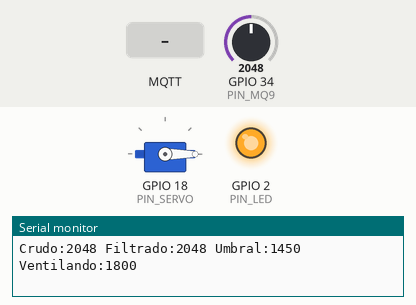
The sketch below on a simulated ESP32. On the bench: servo, output pins drawn as LEDs (lit = HIGH), the last lines printed to the serial monitor. The inputs (shaded band) are chosen by the test bench; at power-on: GPIO 34 (PIN_MQ9) = 2048. WiFi joins after 1.5 s; servers stay silent unless stated; no MQTT or app messages arrive unless stated; servo pulses on a pin are drawn as a servo (544–2400 µs = 0–180°).

Above: at 3.9 s.
4.0 s: GPIO 34 (PIN_MQ9) set to 3941
At 4.77 s:
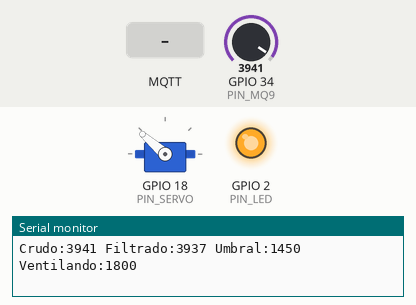
7.0 s: GPIO 34 (PIN_MQ9) set to 4072
At 7.2 s:
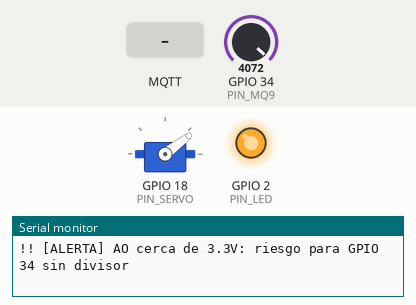
10.0 s: MQTT message "sensor" arrives on the first subscribed topic
At 10.16 s:
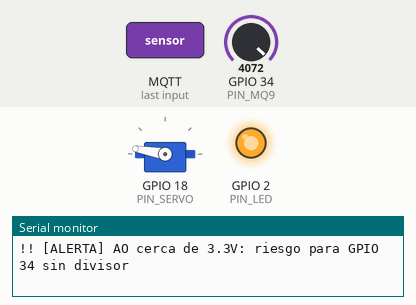
13.0 s: MQTT message "ON" arrives on the first subscribed topic
16.0 s: MQTT message "OFF" arrives on the first subscribed topic
Timing chart, 0 to 20.0 s (numbered marks = the images above; inputs shaded):
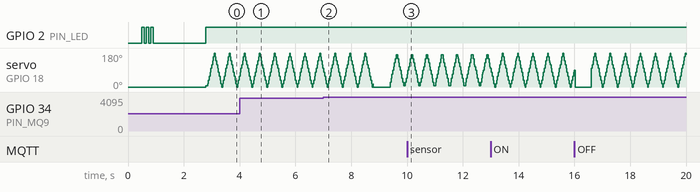

Measured:
- the behaviour switches between 3999 and 4000 on GPIO 34 (PIN_MQ9) (found by bisection; images 1 and 2)
- by itself, servo on GPIO 18 (PIN_SERVO): repeats every 0.54 s: 98° 0.03 s, 119° 0.03 s, 139° 0.03 s, 160° 0.03 s, 180° 0.03 s, 160° 0.03 s, 139° 0.03 s, 119° 0.03 s, 98° 0.03 s, 78° 0.03 s, 57° 0.03 s, 37° 0.03 s, 16° 0.03 s, 0° 0.03 s, 16° 0.03 s, 37° 0.03 s, 57° 0.03 s, 78° 0.03 s

The sketch:

esp32-auto-ventilacion.ino
```cpp
// ========================================================
// PROTOTIPO AUTO-VENTILACIÓN: ESP32 + MQ-9 + SERVO + LED
// v2: control remoto vía Blynk IoT (TLS) y MQTT (Mosquitto)
//
// - El control local (sensor -> servo/LED) funciona SIEMPRE,
//   aunque no haya Wi-Fi, Blynk ni broker (disponibilidad).
// - Credenciales fuera del código: secrets.h (no versionado).
// - Comandos remotos validados (longitud, formato y rango).
// - El Monitor Serie nunca imprime contraseñas ni tokens.
// ========================================================

#if !__has_include("secrets.h")
#error "Falta secrets.h: copia secrets.example.h a secrets.h y completa tus credenciales."
#endif
#include "secrets.h"   // Debe ir antes de Blynk (define BLYNK_TEMPLATE_ID, etc.)
#include "config.h"

#include <WiFi.h>

#if ENABLE_BLYNK
  #define BLYNK_PRINT Serial                 // Estado de conexión (no imprime el token)
  #define BLYNK_FIRMWARE_VERSION FW_VERSION
  #include <BlynkSimpleEsp32_SSL.h>         // Blynk sobre TLS (443), no TCP plano (80)
#endif

#if ENABLE_MQTT
  #include <PubSubClient.h>
  #if MQTT_USE_TLS
    #include <WiFiClientSecure.h>
    WiFiClientSecure mqttNet;
  #else
    WiFiClient mqttNet;
  #endif
  PubSubClient mqtt(mqttNet);
#endif

// --- Estado del sistema ---
int  umbral = UMBRAL_DEFECTO;
bool modoManual = false;          // true = forzado desde Blynk (V0) o MQTT ("ON")
bool ventilando = false;
bool verificando = false;         // Servo detenido midiendo si el aire ya está limpio
bool estadoCambio = false;        // Forzar envío inmediato de telemetría
unsigned long tiempoInicioVentilacion = 0;
unsigned long tiempoActivacion = 0;
unsigned long tiempoInicioPausa = 0;

int lecturaInstantanea = 0;
long lecturaFiltrada = 1450;      // Filtro pasa-bajas

int servoPos = 0;
int servoDir = 10;
unsigned long prevServoTime = 0;

// ========================================================
// Actuadores
// ========================================================
void moverServo(int angulo) {
  int duty = map(angulo, 0, 180, DUTY_MIN, DUTY_MAX);
#if ESP_ARDUINO_VERSION >= ESP_ARDUINO_VERSION_VAL(3, 0, 0)
  ledcWrite(PIN_SERVO, duty);
#else
  ledcWrite(SERVO_CHANNEL, duty);
#endif
}

void activarVentilacion(const char* origen) {
  if (!ventilando) {
    Serial.printf("--> [ON] Ventilador activado (%s)\n", origen);
    estadoCambio = true;
#if ENABLE_BLYNK
    if (strcmp(origen, "sensor") == 0 && Blynk.connected()) {
      Blynk.logEvent(BLYNK_EVENTO_ALERTA, "Aire viciado detectado: ventilando");
    }
#endif
    tiempoActivacion = millis();
  }
  ventilando = true;
  verificando = false;
  tiempoInicioVentilacion = millis();
  digitalWrite(PIN_LED, HIGH);
}

void desactivarVentilacion(const char* motivo) {
  if (ventilando) {
    Serial.printf("--> [OK] Ventilador OFF (%s)\n", motivo);
    estadoCambio = true;
  }
  ventilando = false;
  verificando = false;
  digitalWrite(PIN_LED, LOW);
  moverServo(0);
  servoPos = 0;
  servoDir = 10;
}

// ========================================================
// Comandos remotos (comunes a Blynk y MQTT)
// ========================================================
void setModoManual(bool on, const char* origen) {
  if (on == modoManual) return;
  modoManual = on;
  Serial.printf("[CMD] Modo %s (%s)\n", on ? "MANUAL ON" : "AUTO", origen);
  if (on) {
    activarVentilacion(origen);
  } else {
    // Vuelve a automático: deja que el sensor decida sin esperar el tiempo mínimo.
    tiempoInicioVentilacion = millis() - TIEMPO_MINIMO_VENTILANDO;
  }
  estadoCambio = true;
}

bool setUmbral(long valor, const char* origen) {
  if (valor < UMBRAL_MIN || valor > UMBRAL_MAX) {
    Serial.printf("[CMD] Umbral rechazado (%s): fuera de rango %d-%d\n", origen, UMBRAL_MIN, UMBRAL_MAX);
    return false;
  }
  if (valor != umbral) {
    umbral = (int)valor;
    Serial.printf("[CMD] Umbral = %d (%s)\n", umbral, origen);
    estadoCambio = true;
  }
  return true;
}

// Convierte texto a entero estricto (solo dígitos). Evita que "12abc" pase como 12.
bool parseEntero(const char* s, long& out) {
  if (*s == '\0') return false;
  long v = 0;
  for (const char* p = s; *p; p++) {
    if (*p < '0' || *p > '9') return false;
    v = v * 10 + (*p - '0');
    if (v > 100000) return false;
  }
  out = v;
  return true;
}

// ========================================================
// Wi-Fi
// ========================================================
void iniciarWiFi() {
  WiFi.mode(WIFI_STA);
  WiFi.setHostname("esp32-ventilacion");
  WiFi.setAutoReconnect(true);
  WiFi.begin(WIFI_SSID, WIFI_PASSWORD);   // SSID/clave no se imprimen

  Serial.print("Conectando a Wi-Fi");
  unsigned long t0 = millis();
  while (WiFi.status() != WL_CONNECTED && millis() - t0 < WIFI_TIMEOUT_INICIAL) {
    delay(500);
    Serial.print(".");
  }
  Serial.println();
  if (WiFi.status() == WL_CONNECTED) {
    Serial.print("Wi-Fi OK. IP ESP32: ");
    Serial.print(WiFi.localIP());
    Serial.printf("  RSSI: %d dBm\n", WiFi.RSSI());
  } else {
    Serial.println("Wi-Fi no disponible: modo local (se reintenta en segundo plano)");
  }
}

void mantenerWiFi() {
  static unsigned long ultimoIntento = 0;
  static bool estabaConectado = true;
  bool conectado = WiFi.status() == WL_CONNECTED;
  if (conectado && !estabaConectado) {
    Serial.print("Wi-Fi reconectado. IP: ");
    Serial.println(WiFi.localIP());
  }
  estabaConectado = conectado;
  if (!conectado && millis() - ultimoIntento >= WIFI_REINTENTO_MS) {
    ultimoIntento = millis();
    Serial.println("Wi-Fi caído: reintentando...");
    WiFi.reconnect();
  }
}

// ========================================================
// MQTT (Mosquitto)
// ========================================================
#if ENABLE_MQTT
void publicarTelemetriaMQTT() {
  if (!mqtt.connected()) return;
  char json[200];
  snprintf(json, sizeof(json),
           "{\"fw\":\"%s\",\"gas\":%ld,\"crudo\":%d,\"umbral\":%d,\"ventilando\":%d,"
           "\"modo\":\"%s\",\"rssi\":%d,\"uptime_s\":%lu}",
           FW_VERSION, lecturaFiltrada, lecturaInstantanea, umbral, ventilando ? 1 : 0,
           modoManual ? "manual" : "auto", WiFi.RSSI(), millis() / 1000);
  mqtt.publish(TOPIC_DATOS, json);
}

void callbackMQTT(char* topic, byte* payload, unsigned int length) {
  Serial.print("[MQTT] Tema recibido: ");
  Serial.println(topic);

  // 1) Validación de longitud
  if (length == 0 || length > MQTT_MAX_PAYLOAD) {
    Serial.printf("[MQTT] Rechazado: largo %u (max %u)\n", length, MQTT_MAX_PAYLOAD);
    return;
  }
  // 2) Solo ASCII imprimible; se normaliza a mayúsculas y sin espacios en los extremos
  char msg[MQTT_MAX_PAYLOAD + 1];
  for (unsigned int i = 0; i < length; i++) {
    char c = (char)payload[i];
    if (c < 32 || c > 126) {
      Serial.println("[MQTT] Rechazado: caracteres no permitidos");
      return;
    }
    msg[i] = toupper(c);
  }
  msg[length] = '\0';
  char* cmd = msg;
  while (*cmd == ' ') cmd++;
  for (int i = strlen(cmd) - 1; i >= 0 && cmd[i] == ' '; i--) cmd[i] = '\0';

  Serial.print("[MQTT] Mensaje: ");
  Serial.println(cmd);

  // 3) Lista blanca de comandos
  long valor;
  if (strcmp(cmd, "ON") == 0) {
    setModoManual(true, "mqtt");
  } else if (strcmp(cmd, "OFF") == 0 || strcmp(cmd, "AUTO") == 0) {
    setModoManual(false, "mqtt");
  } else if (strncmp(cmd, "UMBRAL=", 7) == 0 && parseEntero(cmd + 7, valor)) {
    setUmbral(valor, "mqtt");
  } else if (strcmp(cmd, "ESTADO") == 0) {
    publicarTelemetriaMQTT();
  } else {
    Serial.println("[MQTT] Comando no reconocido (validos: ON, OFF, AUTO, UMBRAL=n, ESTADO)");
  }
}

void iniciarMQTT() {
#if MQTT_USE_TLS
  mqttNet.setCACert(MQTT_CA_CERT);   // Verifica la identidad del broker
#endif
  mqtt.setServer(MQTT_SERVER, MQTT_PORT);
  mqtt.setCallback(callbackMQTT);
  mqtt.setKeepAlive(30);
  mqtt.setBufferSize(256);
}

// Reconexión NO bloqueante: un intento cada MQTT_REINTENTO_MS
void mantenerMQTT() {
  if (WiFi.status() != WL_CONNECTED) return;
  if (mqtt.connected()) {
    mqtt.loop();
    return;
  }
  static unsigned long ultimoIntento = 0;
  if (ultimoIntento != 0 && millis() - ultimoIntento < MQTT_REINTENTO_MS) return;
  ultimoIntento = millis();

  Serial.printf("Conectando a MQTT (puerto %d, %s)... ", MQTT_PORT, MQTT_USE_TLS ? "TLS" : "sin TLS");
  // Last Will: si el ESP32 se desconecta sin avisar, el broker publica "offline"
  if (mqtt.connect(MQTT_CLIENT_ID, MQTT_USER, MQTT_PASSWORD, TOPIC_ESTADO, 1, true, "offline")) {
    Serial.println("conectado");
    mqtt.publish(TOPIC_ESTADO, "online", true);
    mqtt.subscribe(TOPIC_COMANDO, 1);
    publicarTelemetriaMQTT();
  } else {
    // rc 4/5 = credenciales rechazadas / no autorizado; -2 = broker inalcanzable
    Serial.printf("error, estado: %d\n", mqtt.state());
  }
}
#endif

// ========================================================
// Blynk IoT
// ========================================================
#if ENABLE_BLYNK
// Lecturas periódicas. Los controles (V0, V3) solo se reenvían si cambiaron,
// para no "pelear" con el usuario mientras mueve el slider.
void publicarBlynk(bool incluirControles) {
  if (!Blynk.connected()) return;
  Blynk.virtualWrite(VPIN_GAS, lecturaFiltrada);
  Blynk.virtualWrite(VPIN_VENTILANDO, ventilando ? 1 : 0);
  Blynk.virtualWrite(VPIN_RSSI, WiFi.RSSI());
  if (incluirControles) {
    Blynk.virtualWrite(VPIN_MANUAL, modoManual ? 1 : 0);
    Blynk.virtualWrite(VPIN_UMBRAL, umbral);
  }
}

BLYNK_CONNECTED() {
  Serial.println("[BLYNK] Conectado a la nube");
  Blynk.syncVirtual(VPIN_UMBRAL);   // Recupera el umbral guardado en el servidor
  Blynk.virtualWrite(VPIN_MANUAL, modoManual ? 1 : 0);
  publicarBlynk(false);
}

// V0: Switch de ventilación manual (0/1)
BLYNK_WRITE(VPIN_MANUAL) {
  int v = param.asInt();
  if (v == 0 || v == 1) {
    setModoManual(v == 1, "blynk");
  } else {
    Serial.println("[BLYNK] V0 rechazado: solo 0 o 1");
  }
}

// V3: Slider de umbral
BLYNK_WRITE(VPIN_UMBRAL) {
  if (!setUmbral(param.asInt(), "blynk")) {
    Blynk.virtualWrite(VPIN_UMBRAL, umbral);   // Devuelve el valor vigente al widget
  }
}
#endif

// ========================================================
// setup / loop
// ========================================================
void setup() {
  Serial.begin(115200);
  delay(500);

  pinMode(PIN_LED, OUTPUT);
  digitalWrite(PIN_LED, LOW);
  pinMode(PIN_MQ9, INPUT);

#if ESP_ARDUINO_VERSION >= ESP_ARDUINO_VERSION_VAL(3, 0, 0)
  ledcAttach(PIN_SERVO, SERVO_FREQ, SERVO_RES_BITS);
#else
  ledcSetup(SERVO_CHANNEL, SERVO_FREQ, SERVO_RES_BITS);
  ledcAttachPin(PIN_SERVO, SERVO_CHANNEL);
#endif
  moverServo(0);

  // Test visual: 3 parpadeos
  for (int i = 0; i < 3; i++) {
    digitalWrite(PIN_LED, HIGH); delay(80);
    digitalWrite(PIN_LED, LOW);  delay(80);
  }
  lecturaFiltrada = analogRead(PIN_MQ9);

  Serial.println("\n==================================================");
  Serial.printf("  AUTO-VENTILACION v%s  (Blynk:%s MQTT:%s)\n", FW_VERSION,
                ENABLE_BLYNK ? "si" : "no", ENABLE_MQTT ? (MQTT_USE_TLS ? "TLS" : "si") : "no");
  Serial.println("==================================================");

  iniciarWiFi();

#if ENABLE_MQTT
  iniciarMQTT();
#endif
#if ENABLE_BLYNK
  Blynk.config(BLYNK_AUTH_TOKEN, BLYNK_SERVER, 443);
  if (WiFi.status() == WL_CONNECTED) {
    Blynk.connect(5000);   // Con timeout: no bloquea el control local indefinidamente
  }
#endif
}

void loop() {
  unsigned long ahora = millis();

  // ---- 1. Control local (siempre activo) ----
  lecturaInstantanea = analogRead(PIN_MQ9);
  lecturaFiltrada = (lecturaFiltrada * 8 + lecturaInstantanea * 2) / 10;

  // Solo la lectura filtrada: un pico suelto de la crudo no dispara el ventilador
  bool aireViciado = lecturaFiltrada > umbral;
  if (modoManual) {
    if (!ventilando) activarVentilacion("manual");
  } else if (!ventilando) {
    if (aireViciado) activarVentilacion("sensor");
  } else if (!verificando) {
    // Mientras el servo se mueve la lectura está inflada por su ruido: no se
    // evalúa. Cumplido el tiempo mínimo, se detiene el servo para medir.
    if (ahora - tiempoInicioVentilacion >= TIEMPO_MINIMO_VENTILANDO) {
      verificando = true;
      tiempoInicioPausa = ahora;
      moverServo(0);
    }
  } else if (ahora - tiempoInicioPausa >= TIEMPO_ESTABILIZACION) {
    verificando = false;
    if (lecturaFiltrada < umbral - HISTERESIS) {
      desactivarVentilacion("aire limpio");
    } else if (ahora - tiempoActivacion >= TIEMPO_MAXIMO_VENTILANDO) {
      desactivarVentilacion("tiempo maximo");   // Si sigue sobre el umbral, se reactiva
    } else {
      tiempoInicioVentilacion = ahora;          // Aire aún viciado: otro ciclo mínimo
    }
  }

  if (ventilando && !verificando && ahora - prevServoTime >= SERVO_INTERVAL) {
    prevServoTime = ahora;
    servoPos += servoDir;
    if (servoPos >= 180 || servoPos <= 0) servoDir = -servoDir;
    moverServo(servoPos);
  }

  // ---- 2. Comunicaciones ----
  mantenerWiFi();

#if ENABLE_MQTT
  mantenerMQTT();
  static unsigned long ultimoMQTT = 0;
  bool tocaMQTT = ahora - ultimoMQTT >= MQTT_PUBLICAR_MS;
#else
  bool tocaMQTT = false;
#endif

#if ENABLE_BLYNK
  if (WiFi.status() == WL_CONNECTED) Blynk.run();
  static unsigned long ultimoBlynk = 0;
  bool tocaBlynk = ahora - ultimoBlynk >= BLYNK_PUBLICAR_MS;
#else
  bool tocaBlynk = false;
#endif

  if (estadoCambio || tocaMQTT) {
#if ENABLE_MQTT
    ultimoMQTT = ahora;
    publicarTelemetriaMQTT();
#endif
  }
  if (estadoCambio || tocaBlynk) {
#if ENABLE_BLYNK
    ultimoBlynk = ahora;
    publicarBlynk(estadoCambio);
#endif
  }
  estadoCambio = false;

  // ---- 3. Telemetría Serial (compatible con Serial Plotter) ----
  static unsigned long lastLog = 0;
  if (ahora - lastLog >= LOG_SERIAL_MS) {
    lastLog = ahora;
    Serial.printf("Crudo:%d Filtrado:%ld Umbral:%d Ventilando:%d\n",
                  lecturaInstantanea, lecturaFiltrada, umbral, ventilando ? 1800 : 1350);
    // Sin divisor de voltaje: avisar si AO se acerca al máximo del GPIO 34
    if (lecturaInstantanea >= ADC_SATURADO) {
      Serial.println("!! [ALERTA] AO cerca de 3.3V: riesgo para GPIO 34 sin divisor");
    }
  }
}
```

secrets.example.h
```cpp
// ========================================================
// PLANTILLA DE CREDENCIALES — copiar a "secrets.h" y completar.
//
//   cp secrets.example.h secrets.h        (Linux / macOS / Git Bash)
//   copy secrets.example.h secrets.h      (CMD de Windows)
//
// "secrets.h" está en .gitignore: NUNCA se sube al repositorio.
// Este archivo de ejemplo SÍ se sube y no debe contener datos reales.
// ========================================================
#pragma once

// --- Wi-Fi (red 2.4 GHz, WPA2-PSK AES; el ESP32 no ve redes de 5 GHz) ---
#define WIFI_SSID      "NOMBRE_DE_TU_RED_2GHZ"
#define WIFI_PASSWORD  "CLAVE_WIFI"

// --- Blynk IoT (blynk.cloud > Devices > tu dispositivo > Device Info) ---
// Deben definirse ANTES de incluir la librería Blynk (el .ino ya lo hace).
#define BLYNK_TEMPLATE_ID    "TMPLxxxxxxxxx"
#define BLYNK_TEMPLATE_NAME  "Auto Ventilacion"
#define BLYNK_AUTH_TOKEN     "TU_AUTH_TOKEN"
// Servidor regional que muestra Device Info (ej. "ny3.blynk.cloud", "sgp1.blynk.cloud").
// "blynk.cloud" funciona en la mayoría de los casos.
#define BLYNK_SERVER         "blynk.cloud"

// --- Broker MQTT (Mosquitto en el PC del laboratorio, Windows o Linux) ---
#define MQTT_SERVER    "192.168.1.50"   // IPv4 REAL del PC (ipconfig / hostname -I). Ejemplo, no copiar.
#define MQTT_USER      "esp32lab"
#define MQTT_PASSWORD  "CONTRASENA_MQTT"

// --- Solo si MQTT_USE_TLS = 1 en config.h (fase 2, puerto 8883) ---
// Pegar el contenido de ca.crt (certificado de la CA propia del laboratorio).
#define MQTT_CA_CERT \
  "-----BEGIN CERTIFICATE-----\n" \
  "PEGAR_AQUI_EL_CERTIFICADO_DE_LA_CA\n" \
  "-----END CERTIFICATE-----\n"
```

Source omitted: config.h (3821 bytes)
